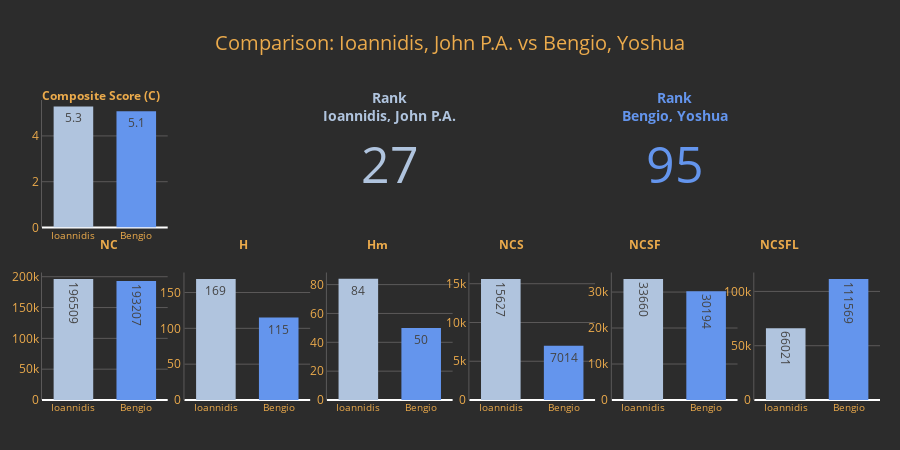

Source (notebook cell):
### Code cell
#| label: fig4cell
from Dash_client import TwoPercentersClient
import plotly.io as pio
pio.renderers.default = "plotly_mimetype"


client = TwoPercentersClient()

#client.interactive_author_comparison()
client.interactive_author_comparison()

### Figure 1 — Plotly figure (JSON) as saved in the notebook; plotly's stock layout.template omitted (floating-point values rounded to 4 significant figures)
{"data": [{"hovertemplate": "Composite Score (C)<br>Ioannidis: %{text}<extra></extra>", "marker": {"color": "lightsteelblue", "line": {"width": 0}}, "showlegend": false, "text": ["5.3"], "textposition": "auto", "type": "bar", "x": ["Ioannidis"], "xaxis": "x", "y": [5.291], "yaxis": "y"}, {"hovertemplate": "Composite Score (C)<br>Bengio: %{text}<extra></extra>", "marker": {"color": "cornflowerblue", "line": {"width": 0}}, "showlegend": false, "text": ["5.1"], "textposition": "auto", "type": "bar", "x": ["Bengio"], "xaxis": "x", "y": [5.082], "yaxis": "y"}, {"domain": {"x": [0.34, 0.49], "y": [0.575, 1]}, "mode": "number", "number": {"font": {"color": "lightsteelblue", "size": 50}}, "title": {"font": {"color": "lightsteelblue", "size": 14}, "text": "<b>Rank<br>Ioannidis, John P.A.</b>"}, "type": "indicator", "value": 27}, {"domain": {"x": [0.68, 0.83], "y": [0.575, 1]}, "mode": "number", "number": {"font": {"color": "cornflowerblue", "size": 50}}, "title": {"font": {"color": "cornflowerblue", "size": 14}, "text": "<b>Rank<br>Bengio, Yoshua</b>"}, "type": "indicator", "value": 95}, {"hovertemplate": "Number of citations<br>Ioannidis: %{text}<extra></extra>", "marker": {"color": "lightsteelblue", "line": {"width": 0}}, "name": "Ioannidis", "showlegend": false, "text": ["196509"], "textposition": "auto", "type": "bar", "x": ["Ioannidis"], "xaxis": "x2", "y": [196509], "yaxis": "y2"}, {"hovertemplate": "Number of citations<br>Bengio: %{text}<extra></extra>", "marker": {"color": "cornflowerblue", "line": {"width": 0}}, "name": "Bengio", "showlegend": false, "text": ["193207"], "textposition": "auto", "type": "bar", "x": ["Bengio"], "xaxis": "x2", "y": [193207], "yaxis": "y2"}, {"hovertemplate": "H-index<br>Ioannidis: %{text}<extra></extra>", "marker": {"color": "lightsteelblue", "line": {"width": 0}}, "name": "Ioannidis", "showlegend": false, "text": ["169"], "textposition": "auto", "type": "bar", "x": ["Ioannidis"], "xaxis": "x3", "y": [169], "yaxis": "y3"}, {"hovertemplate": "H-index<br>Bengio: %{text}<extra></extra>", "marker": {"color": "cornflowerblue", "line": {"width": 0}}, "name": "Bengio", "showlegend": false, "text": ["115"], "textposition": "auto", "type": "bar", "x": ["Bengio"], "xaxis": "x3", "y": [115], "yaxis": "y3"}, {"hovertemplate": "Hm-index<br>Ioannidis: %{text}<extra></extra>", "marker": {"color": "lightsteelblue", "line": {"width": 0}}, "name": "Ioannidis", "showlegend": false, "text": ["84"], "textposition": "auto", "type": "bar", "x": ["Ioannidis"], "xaxis": "x4", "y": [83.96], "yaxis": "y4"}, {"hovertemplate": "Hm-index<br>Bengio: %{text}<extra></extra>", "marker": {"color": "cornflowerblue", "line": {"width": 0}}, "name": "Bengio", "showlegend": false, "text": ["50"], "textposition": "auto", "type": "bar", "x": ["Bengio"], "xaxis": "x4", "y": [49.91], "yaxis": "y4"}, {"hovertemplate": "Number of citations to single authored papers<br>Ioannidis: %{text}<extra></extra>", "marker": {"color": "lightsteelblue", "line": {"width": 0}}, "name": "Ioannidis", "showlegend": false, "text": ["15627"], "textposition": "auto", "type": "bar", "x": ["Ioannidis"], "xaxis": "x5", "y": [15627], "yaxis": "y5"}, {"hovertemplate": "Number of citations to single authored papers<br>Bengio: %{text}<extra></extra>", "marker": {"color": "cornflowerblue", "line": {"width": 0}}, "name": "Bengio", "showlegend": false, "text": ["7014"], "textposition": "auto", "type": "bar", "x": ["Bengio"], "xaxis": "x5", "y": [7014], "yaxis": "y5"}, {"hovertemplate": "Number of citations to single and first authored papers<br>Ioannidis: %{text}<extra></extra>", "marker": {"color": "lightsteelblue", "line": {"width": 0}}, "name": "Ioannidis", "showlegend": false, "text": ["33660"], "textposition": "auto", "type": "bar", "x": ["Ioannidis"], "xaxis": "x6", "y": [33660], "yaxis": "y6"}, {"hovertemplate": "Number of citations to single and first authored papers<br>Bengio: %{text}<extra></extra>", "marker": {"color": "cornflowerblue", "line": {"width": 0}}, "name": "Bengio", "showlegend": false, "text": ["30194"], "textposition": "auto", "type": "bar", "x": ["Bengio"], "xaxis": "x6", "y": [30194], "yaxis": "y6"}, {"hovertemplate": "Number of citations to single, first and last authored papers<br>Ioannidis: %{text}<extra></extra>", "marker": {"color": "lightsteelblue", "line": {"width": 0}}, "name": "Ioannidis", "showlegend": false, "text": ["66021"], "textposition": "auto", "type": "bar", "x": ["Ioannidis"], "xaxis": "x7", "y": [66021], "yaxis": "y7"}, {"hovertemplate": "Number of citations to single, first and last authored papers<br>Bengio: %{text}<extra></extra>", "marker": {"color": "cornflowerblue", "line": {"width": 0}}, "name": "Bengio", "showlegend": false, "text": ["111569"], "textposition": "auto", "type": "bar", "x": ["Bengio"], "xaxis": "x7", "y": [111569], "yaxis": "y7"}], "layout": {"annotations": [{"font": {"color": "#ECAB4C", "size": 12}, "showarrow": false, "text": "<b>Composite Score (C)</b>", "x": 0.07, "xanchor": "center", "xref": "paper", "y": 1.05, "yref": "paper"}, {"font": {"color": "#ECAB4C", "size": 12}, "showarrow": false, "text": "<b>NC</b>", "x": 0.08, "xanchor": "center", "xref": "paper", "y": 0.52, "yref": "paper"}, {"font": {"color": "#ECAB4C", "size": 12}, "showarrow": false, "text": "<b>H</b>", "x": 0.24, "xanchor": "center", "xref": "paper", "y": 0.52, "yref": "paper"}, {"font": {"color": "#ECAB4C", "size": 12}, "showarrow": false, "text": "<b>Hm</b>", "x": 0.4, "xanchor": "center", "xref": "paper", "y": 0.52, "yref": "paper"}, {"font": {"color": "#ECAB4C", "size": 12}, "showarrow": false, "text": "<b>NCS</b>", "x": 0.56, "xanchor": "center", "xref": "paper", "y": 0.52, "yref": "paper"}, {"font": {"color": "#ECAB4C", "size": 12}, "showarrow": false, "text": "<b>NCSF</b>", "x": 0.72, "xanchor": "center", "xref": "paper", "y": 0.52, "yref": "paper"}, {"font": {"color": "#ECAB4C", "size": 12}, "showarrow": false, "text": "<b>NCSFL</b>", "x": 0.88, "xanchor": "center", "xref": "paper", "y": 0.52, "yref": "paper"}], "bargap": 0.3, "bargroupgap": 0.1, "font": {"color": "#ECAB4C"}, "height": 450, "legend": {"orientation": "h", "x": 0.5, "xanchor": "center", "y": 1.02, "yanchor": "bottom"}, "margin": {"b": 50, "l": 20, "r": 20, "t": 100}, "paper_bgcolor": "#2C2C2C", "plot_bgcolor": "#2C2C2C", "showlegend": true, "title": {"font": {"color": "#ECAB4C", "size": 20}, "text": "Comparison: Ioannidis, John P.A. vs Bengio, Yoshua", "x": 0.5}, "xaxis": {"anchor": "y", "domain": [0, 0.15], "showgrid": false, "tickangle": 0, "tickfont": {"size": 10}}, "xaxis2": {"anchor": "y2", "domain": [0, 0.15], "showgrid": false, "tickangle": 0, "tickfont": {"size": 10}}, "xaxis3": {"anchor": "y3", "domain": [0.17, 0.32], "showgrid": false, "tickangle": 0, "tickfont": {"size": 10}}, "xaxis4": {"anchor": "y4", "domain": [0.34, 0.49], "showgrid": false, "tickangle": 0, "tickfont": {"size": 10}}, "xaxis5": {"anchor": "y5", "domain": [0.51, 0.66], "showgrid": false, "tickangle": 0, "tickfont": {"size": 10}}, "xaxis6": {"anchor": "y6", "domain": [0.68, 0.83], "showgrid": false, "tickangle": 0, "tickfont": {"size": 10}}, "xaxis7": {"anchor": "y7", "domain": [0.85, 1], "showgrid": false, "tickangle": 0, "tickfont": {"size": 10}}, "yaxis": {"anchor": "x", "domain": [0.575, 1], "gridcolor": "#5b5959", "linecolor": "#5b5959", "showgrid": true}, "yaxis2": {"anchor": "x2", "domain": [0, 0.425], "gridcolor": "#5b5959", "linecolor": "#5b5959", "showgrid": true}, "yaxis3": {"anchor": "x3", "domain": [0, 0.425], "gridcolor": "#5b5959", "linecolor": "#5b5959", "showgrid": true}, "yaxis4": {"anchor": "x4", "domain": [0, 0.425], "gridcolor": "#5b5959", "linecolor": "#5b5959", "showgrid": true}, "yaxis5": {"anchor": "x5", "domain": [0, 0.425], "gridcolor": "#5b5959", "linecolor": "#5b5959", "showgrid": true}, "yaxis6": {"anchor": "x6", "domain": [0, 0.425], "gridcolor": "#5b5959", "linecolor": "#5b5959", "showgrid": true}, "yaxis7": {"anchor": "x7", "domain": [0, 0.425], "gridcolor": "#5b5959", "linecolor": "#5b5959", "showgrid": true}}}
